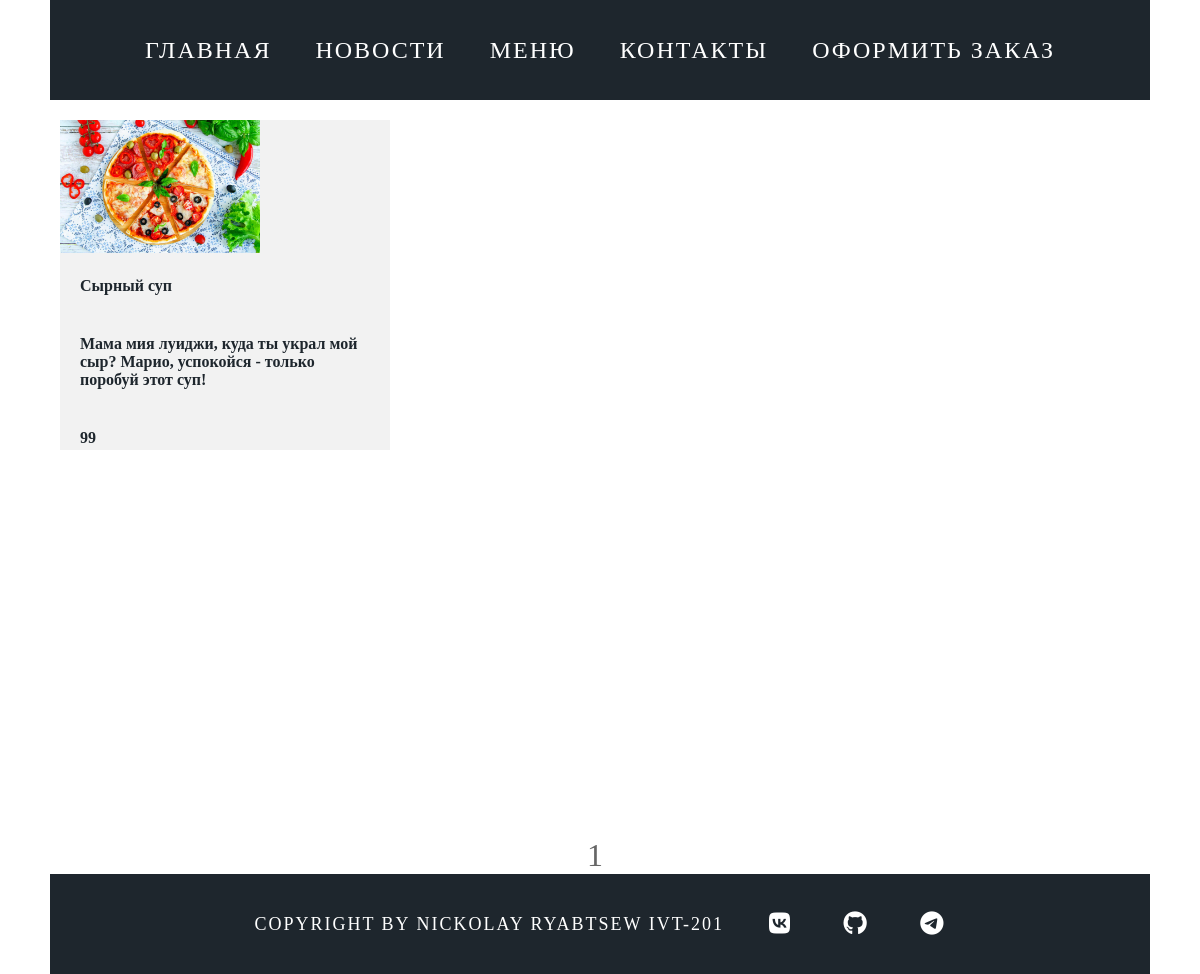
/dishes, run on the app's committed database.
### app/models.py (models this page shows, shortened)
class Menu(db.Model):
    id = db.Column(db.Integer, primary_key=True)
    name = db.Column(db.String(100), nullable=False)
    description = db.Column(db.String(500), nullable=False)
    price = db.Column(db.Integer, nullable=False)
    photo = db.Column(db.String(500),nullable=True)

### app/views.py (the view)
@app.route('/dishes')
def dishes():
    page = request.args.get('page', 1, type=int)
    pagination = Menu.query.order_by(Menu.id).paginate(page=page, per_page=12)
    return render_template("dishes.html", pagination=pagination, menu=menu, footer=footer)

### app/templates/dishes.html (shortened to what this page needs)
{% extends "base.html" %}
{% block content %}
<div class="menu-wrapper">
 {% for dish in pagination.items %}
        <div class="menu-dish-item">
            <img src="{{dish.photo}}" width="200px">
            <b>
                <p class="">{{ dish.name }}</p>
                <p class="">{{ dish.description }}</p>
                <p class="">{{ dish.price }}</p>
            </b>
        </div>
    {% endfor %}
</div>
<div class="pagination">
    {% for number in pagination.iter_pages() %}
    {% if pagination.page != number %}
    <span>
                    <a class='page-number'
                       href="{{ url_for('dishes', page=number) }}">
                    {{ number }}
                    </a>
            </span>
    {% else %}
    <span class='current-page-number'>{{ number }}</span>
    {% endif %}
    {% endfor %}
</div>
{% endblock %}}

### app/static/css/styles.css (style rules this page uses)
* { margin: 0px; padding: 0px; }
body { font-family: Bahnschrift; color: #1E262D; }
.pagination { width: 1100px; margin: 0 auto; display: flex; justify-content: center; }
.pagination span { font-size: 2em; margin-right: 10px; }
.current-page-number { color: #666 }
.menu-wrapper { width: 1120px; min-height: 737px; margin: 0 auto; display: flex; flex-wrap: wrap; }
.menu-dish-item { width: 330px; height: 330px; background-color: #f2f2f2; margin: 20px; }
.menu-dish-item p { padding: 20px; }

### data on the page
Menu: photo (picture), name "Сырный суп", description "Мама мия луиджи, куда ты украл мой сыр? Марио, успокойся - только поробуй этот суп!", price "99"

### other printed values
{{ m['name'] }} "ГЛАВНАЯ" "НОВОСТИ" "МЕНЮ" "КОНТАКТЫ" "ОФОРМИТЬ ЗАКАЗ"
{{ number }} "1"
